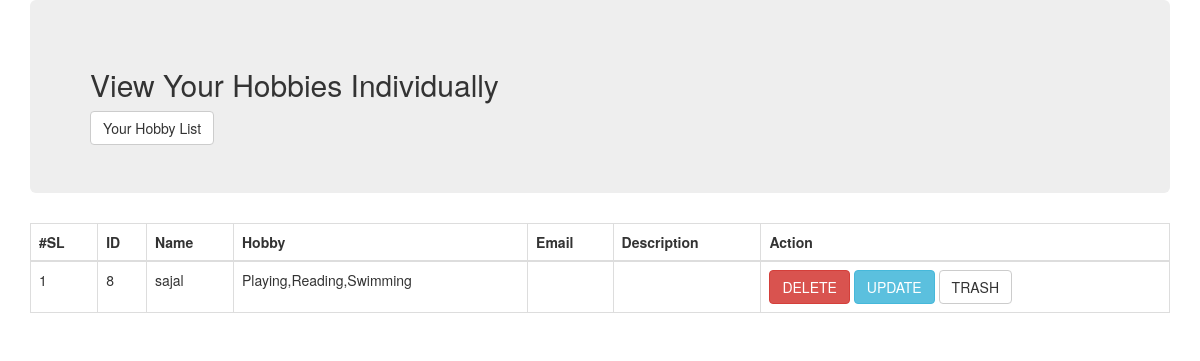
Screenshot of /views/SEIP128014/Hobby/view.php?id=8 with the database file from the repository.
### tables this page shows
CREATE TABLE IF NOT EXISTS `hobby` (
  `id` int(11) NOT NULL AUTO_INCREMENT,
  `name` varchar(50) NOT NULL,
  `email` varchar(255) NOT NULL,
  `description` text NOT NULL,
  `hobby` varchar(255) NOT NULL,
  `trash_at` varchar(11) DEFAULT NULL,
  PRIMARY KEY (`id`)
);

### src/Bitm/SEIP128014/Hobby/Hobby.php (called while the page is built, shortened)
<?php
class Hobby
{
    public $id;
    public $conn;
    public function prepare($data){
        if(array_key_exists("id",$data)){
            $this->id = $data["id"];
        }
        return $this;
    }
    public function singleView(){
        $sql = "SELECT * FROM `atomicprojectb20`.`hobby` WHERE `id`={$this->id}";
        $result = $this->conn->query($sql);
        $row="";
        if($result){
            $row = $result->fetch_object();
        }
        return $row;
    }
    public function __construct()
    {
        $this->conn = new \mysqli("localhost","root","","atomicprojectb20") or die ("Sorry Your connection is fail");
    }
}

### views/SEIP128014/Hobby/view.php (the view, shortened to what this page needs)
<?php
$hobby = new Hobby();
$singleView = $hobby->prepare($_GET)->singleView()
?>
<!DOCTYPE html>
<html lang="en">
<head>
    <link href="../../../resource/bootstrap/css/bootstrap.min.css" rel="stylesheet">
</head>
<body>
<div class="container">
    <div class="row">
        <div class="col-lg-12">
            <div class="jumbotron">
                <h2>View Your Hobbies Individually</h2>
                <a class="btn btn-default" href="index.php">Your Hobby List</a>
            </div>
        </div>
    </div>
</div>
<div class="container">
    <div class="row">
        <div class="col-lg-12">
            <div class="table-responsive">
                <table class="table table-bordered">
                    <thead>
                        <tr>
                            <th>#SL</th>
                            <th>ID</th>
                            <th>Name</th>
                            <th>Hobby</th>
                            <th>Email</th>
                            <th>Description</th>
                            <th>Action</th>
                        </tr>
                    </thead>
                    <tbody>
                    <?php $sl=1; ?>
                    <tr>
                        <td><?php echo $sl; ?></td>
                        <td><?php echo $singleView->id; ?></td>
                        <td><?php echo $singleView->name; ?></td>
                        <td><?php echo $singleView->hobby; ?></td>
                        <td><?php echo $singleView->email; ?></td>
                        <td><?php echo $singleView->description; ?></td>
                        <td>
                            <a class="btn btn-danger" href="delete.php?id=<?php echo $singleView->id; ?>">DELETE</a>
                            <a class="btn btn-info" href="edit.php?id=<?php echo $singleView->id; ?>">UPDATE</a>
                            <a class="btn btn-default" href="trash.php?id=<?php echo $singleView->id; ?>">TRASH</a>
                        </td>
                    </tr>
                    </tbody>
                </table>
            </div>
        </div>
    </div>
</div>
</body>
</html>

### rows the page displays
hobby: id "8", name "sajal", hobby "Playing,Reading,Swimming"

### other values shown
$sl "1"
